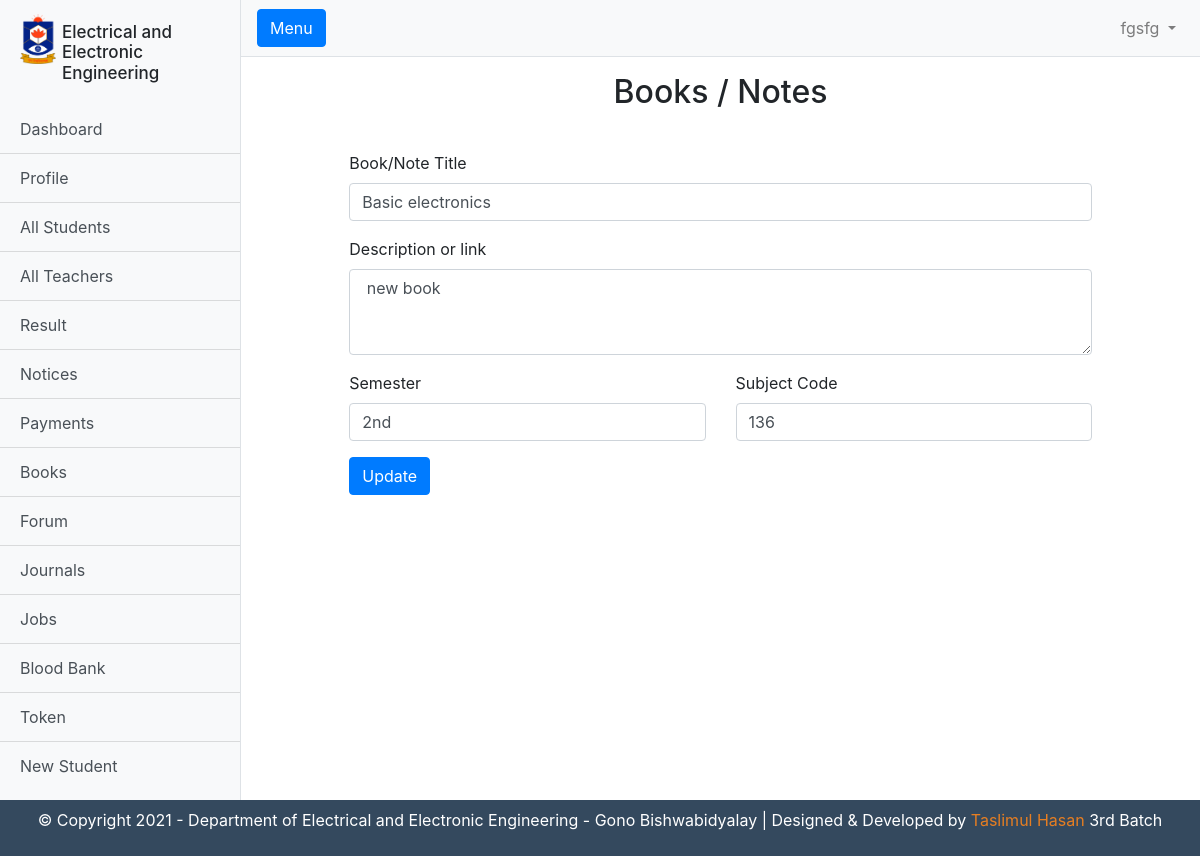
The page /admin/editbook.php?id=517763236 (signed in) on the database its author committed.
### tables this page shows
CREATE TABLE `teachers` (
  `id` int(11) NOT NULL,
  `full_name` varchar(255) DEFAULT NULL,
  `fathers_name` varchar(255) DEFAULT NULL,
  `mothers_name` varchar(255) DEFAULT NULL,
  `dob` date NOT NULL,
  `gender` varchar(255) DEFAULT NULL,
  `present_adress` varchar(255) DEFAULT NULL,
  `permanent_adress` varchar(255) DEFAULT NULL,
  `blood_group` varchar(255) DEFAULT NULL,
  `my_phone_number` varchar(255) DEFAULT NULL,
  `position` varchar(255) NOT NULL,
  `email` varchar(255) DEFAULT NULL,
  `password` varchar(255) DEFAULT NULL,
  `img` varchar(255) NOT NULL
);

CREATE TABLE `books` (
  `id` int(11) NOT NULL,
  `title` text NOT NULL,
  `description` text NOT NULL,
  `auther` varchar(255) NOT NULL,
  `date` varchar(255) NOT NULL,
  `sem` varchar(255) NOT NULL,
  `sub_code` varchar(11) NOT NULL,
  `file` varchar(255) NOT NULL,
  `book_id` varchar(255) NOT NULL
);

### admin/logic.php (called while the page is built)
<?php
$email= $_SESSION["email"];
$dbmain = $connection -> query("SELECT * FROM teachers WHERE email = '$email'");
$db = mysqli_fetch_array($dbmain);
?>

### admin/editbook.php (the view, shortened to what this page needs)
<?php require_once("templete-parts/header.php");
$id = $_GET['id'];
$dbj = mysqli_query($connection, "SELECT * FROM books WHERE book_id='$id'");
$dbmain0 = mysqli_fetch_array($dbj);
$des = $dbmain0['description'];
$tit = $dbmain0['title'];
$sem = $dbmain0['sem'];
$sub = $dbmain0['sub_code'];
?>
      <div class="container-fluid">
        <h2 class= "m-3 text-center" >Books / Notes</h2>
      </div>
      <div class="row m-3">
        <div class="col-md-10 m-auto">
          <form method="post" enctype="multipart/form-data" >
            <div class="mb-3">
              <label for="exampleFormControlInput1" class="form-label">Book/Note Title</label>
              <input name="title" type="text" class="form-control" id="exampleFormControlInput1" placeholder="Basic Electronics" required  value="<?php echo $tit;?>">
            </div>
            <div class="mb-3">
              <label for="exampleFormControlTextarea1" class="form-label">Description or link</label>
              <textarea name= "description" class="form-control" id="exampleFormControlTextarea1" rows="3"> <?php echo $des;?></textarea>
            </div>
              <div class="row">
                <div class="col-md-6 m-auto">
                  <div class="mb-3">
                    <label for="exampleFormControlInput1" class="form-label">Semester</label>
                    <input name="semister" type="text" class="form-control" id="exampleFormControlInput1" placeholder="2nd" value="<?php echo $sem;?>">
                  </div>
                </div>
                <div class="col-md-6 m-auto">
                  <div class="mb-3">
                    <label for="exampleFormControlInput1" class="form-label">Subject Code</label>
                    <input name="subcode" type="text" class="form-control" id="exampleFormControlInput1" placeholder="214" value="<?php echo $sub;?>">
                  </div>
                </div>
              </div>
              <button type="submit" name="upload" class="btn btn-primary justify-content-center">Update</button>
          </form>
        </div>
      </div>
<?php require_once("templete-parts/footer.php") ?>

### admin/templete-parts/header.php (shortened to what this page needs)
<?php
require_once("../rprocess.php");
require_once("./logic.php");
?>
<!DOCTYPE html>
<html lang="en">
<head>
  <link href="vendor/bootstrap/css/bootstrap.min.css" rel="stylesheet">
  <link href="css/sidebar.css" rel="stylesheet">
  <link rel="stylesheet" href="style.css" class="css">
</head>
<body>
  <div class="d-flex" id="wrapper">
    <div class="bg-light border-right" id="sidebar-wrapper">
      <div class="sidebar-heading">
        <img src="img/logo.png" alt="" class="logo">
        <h1 class="head">Electrical and Electronic Engineering</h1>
      </div>
      <div class="list-group list-group-flush">
        <a href="index.php" class="list-group-item list-group-item-action bg-light">Dashboard</a>
        <a href="profile.php" class="list-group-item list-group-item-action bg-light">Profile</a>
        <a href="students.php" class="list-group-item list-group-item-action bg-light">All Students</a>
        <a href="teachers.php" class="list-group-item list-group-item-action bg-light">All Teachers</a>
        <a href="result.php" class="list-group-item list-group-item-action bg-light">Result</a>
        <a href="notices.php" class="list-group-item list-group-item-action bg-light">Notices</a>
        <a href="payments.php" class="list-group-item list-group-item-action bg-light">Payments</a>
        <a href="books.php" class="list-group-item list-group-item-action bg-light">Books</a>
        <a href="forum.php" class="list-group-item list-group-item-action bg-light">Forum</a>
        <a href="journal.php" class="list-group-item list-group-item-action bg-light">Journals</a>
        <a href="jobs.php" class="list-group-item list-group-item-action bg-light">Jobs</a>
        <a href="blood.php" class="list-group-item list-group-item-action bg-light">Blood Bank</a>
        <a href="token.php" class="list-group-item list-group-item-action bg-light">Token</a>
        <a href="new_student.php" class="list-group-item list-group-item-action bg-light">New Student</a>
      </div>
    </div>
    <div id="page-content-wrapper">
      <nav class="navbar navbar-expand-lg navbar-light bg-light border-bottom">
        <button class="btn btn-primary" id="menu-toggle">Menu</button>
        <div class="collapse navbar-collapse" id="navbarSupportedContent">
          <ul class="navbar-nav ml-auto mt-2 mt-lg-0">
            <li class="nav-item dropdown">
              <a class="nav-link dropdown-toggle" href="#" id="navbarDropdown" role="button" data-toggle="dropdown" aria-haspopup="true" aria-expanded="false">
                <?php echo $db["full_name"];?>
              </a>
            </li>
          </ul>
        </div>
      </nav>

### admin/css/sidebar.css (style rules this page uses)
#wrapper { overflow-x: hidden; }
#sidebar-wrapper { min-height: 100vh; margin-left: -15rem; -webkit-transition: margin .25s ease-out; -moz-transition: margin .25s ease-out; -o-transition: margin .25s ease-out; transition: margin .25s ease-out; }
#sidebar-wrapper .sidebar-heading { padding: 0.875rem 1.25rem; font-size: 1.2rem; }
#sidebar-wrapper .list-group { width: 15rem; }
#page-content-wrapper { min-width: 100vw; }
@media (min-width: 768px) { #sidebar-wrapper { margin-left: 0; } }
@media (min-width: 768px) { #page-content-wrapper { min-width: 0; width: 100%; } }

### admin/style.css (style rules this page uses)
.logo { max-height: 50px; float: left; max-width: 3vw; }
.head { float: left; font-size: 17px; overflow: hidden; max-width: 11vw; margin-left: .5vw; margin-top: 1vh; }
.sidebar-heading { padding-right: 0px !important; overflow: hidden; }
textarea { width:100%; }

### rows shown on the page
teachers: full_name "fgsfg"
books: title "Basic electronics", description "new book", semister "2nd", subcode "136"
